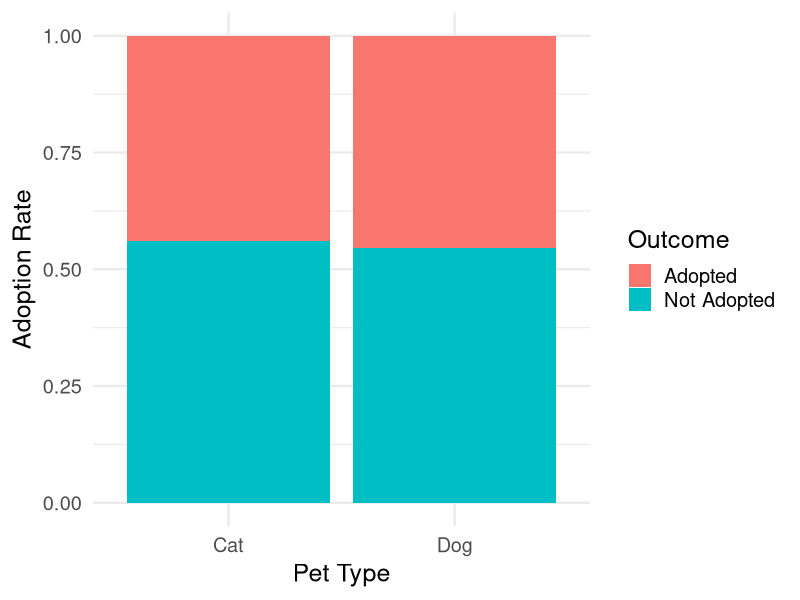

Write the R code that produced this figure. (Note: this script raises an error after producing the figure.)
## ---- chunk 1
library(tidyverse)
library(broom)
library(knitr)

aac <- read_csv("data/aac_small.csv") %>%
  mutate(
    outcome_binary = if_else(outcome_type=="Adoption","Adopted","Not Adopted"),
    outcome01       = if_else(outcome_type=="Adoption", 1, 0)
  )
## ---- chunk 2
aac %>%
  count(animal_type, outcome_binary) %>%
  group_by(animal_type) %>%
  mutate(prop = n/sum(n)) %>%
  ggplot(aes(animal_type, prop, fill=outcome_binary)) +
    geom_col(position="fill") +
    labs(x="Pet Type", y="Adoption Rate", fill="Outcome") +
    theme_minimal(base_size = 18)
## ---- chunk 3
aac %>%
  count(sex_upon_intake, outcome_binary) %>%
  group_by(sex_upon_intake) %>%
  mutate(prop = n/sum(n)) %>%
  ggplot(aes(sex_upon_intake, prop, fill = outcome_binary)) +
    geom_col(position = "fill") +
    labs(x="Sex upon intake", y="Adoption Rate", fill="Outcome") +
    theme_minimal(base_size = 16) +
    theme(
      axis.text.x = element_text(angle = 45, hjust = 1)
    )

## ---- chunk 4
ggplot(aac, aes(outcome_binary, time_in_shelter_days)) +
  geom_boxplot() +
  labs(x = "Outcome", y = "Days in Shelter") +
  theme_minimal(base_size = 16)
## ---- chunk 5
freq_table <- aac %>%
  count(intake_type, outcome_binary) %>%
  pivot_wider(names_from = outcome_binary, values_from = n, values_fill = 0)
knitr::kable(freq_table) 
## ---- chunk 6
top_breeds <- aac %>% count(breed) %>% top_n(10, n) %>% pull(breed)  
aac2 <- aac %>%  
  mutate(  
    breed2    = if_else(breed %in% top_breeds, breed, "Other"),  
    outcome01  = if_else(outcome_type=="Adoption", 1, 0)  
  )

model2 <- glm(  
  outcome01 ~ animal_type + sex_upon_intake + intake_type +  
              intake_condition + time_in_shelter_days + breed2,  
  data = aac2, family = "binomial"  
)

broom::tidy(model2) %>%  
  filter(p.value < 0.05) %>%  
  knitr::kable(digits = 3)
